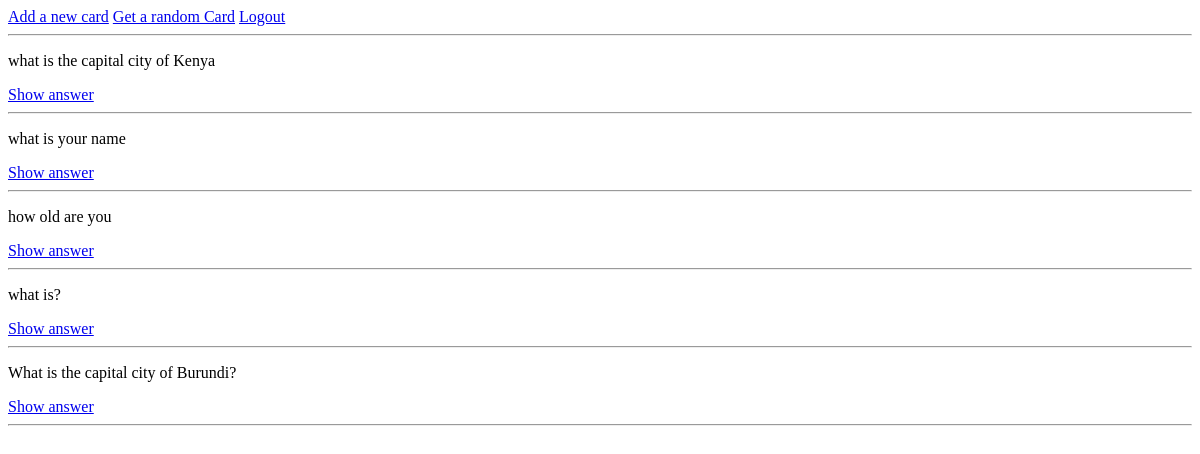
Page /all/ (signed in) on the earlier database version.
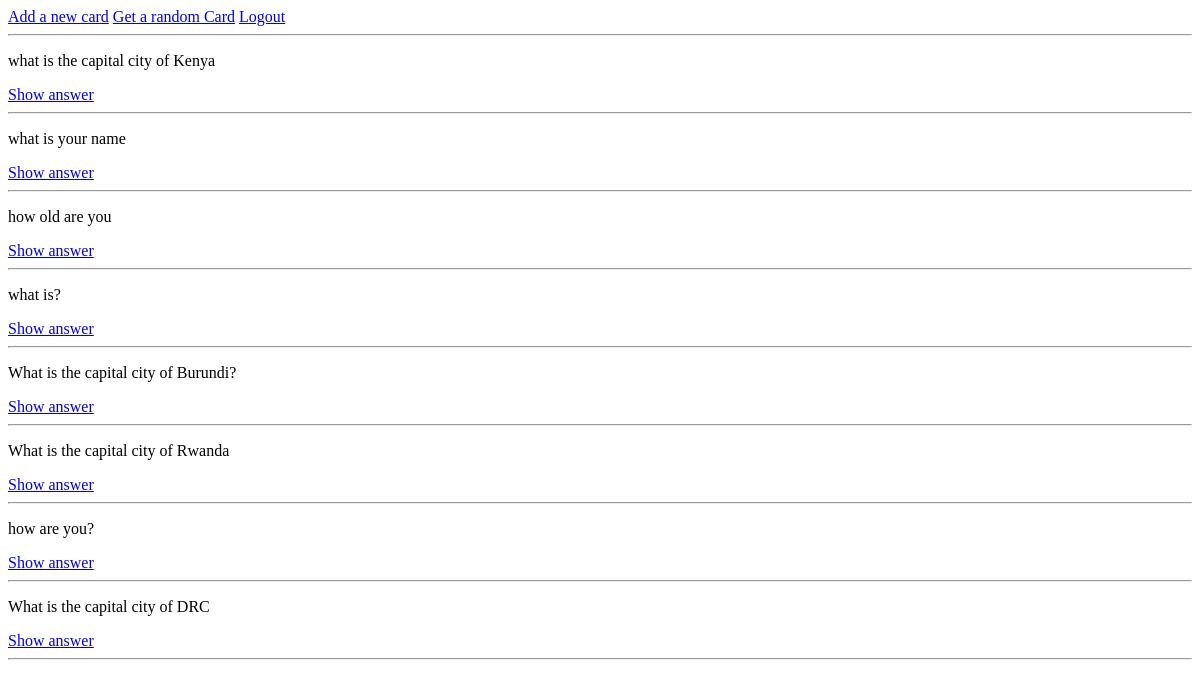
Same page on the later database version.
### flashCards/models.py (models this page shows, shortened)
class Card(models.Model):
    question = models.CharField(max_length=100)
    answer = models.CharField(max_length=100)
    user = models.ForeignKey(to=User, on_delete=models.CASCADE)

### flashCards/views.py (the view)
# urls.py: path('all/', views.card, name='card'),
def card(request):
    cards = Card.objects.all()
    return render(request, 'flashCards/index.html', {'cards': cards})

### templates/flashCards/index.html
{% extends 'base.html'%}
{% block content %}
{% if request.user.is_authenticated %}
<a href="{% url 'add_card' %}">Add a new card</a>
<a href="{% url 'random_card' %}">Get a random Card</a>
<a href="accounts/logout">Logout</a>
{% endif %}
<hr>
{% if request.user.is_authenticated %}
{% for card in cards %}
    {% if  request.user == card.user  %}
    <p>{{card.question}}</p>
    <a href="{% url 'show_answer' card.pk %}">Show answer</a>
    {%endif%}
    <hr>
{% endfor %}
{%endif%}
{% endblock %}

### templates/base.html (shortened to what this page needs)
<!DOCTYPE html>
<html lang="en">
<head>
</head>
<body>
    {% block content%}
    {% endblock %}
</body>
</html>

Differences in the rows shown:
added Card: question "What is the capital city of Rwanda"
added Card: question "how are you?"
added Card: question "What is the capital city of DRC"
